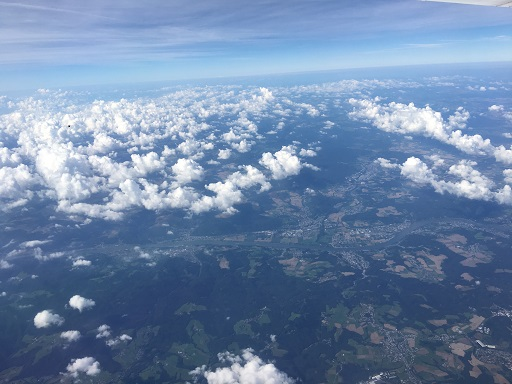
#> input picture PythonOpenCV/clouds.jpg, 512 x 384 px
$ python ISSUE5.py
#> lines starting #> are read from the running program, lines starting #| are printed output that depends on the picture
import cv2
import numpy as np

image = cv2.imread('clouds.jpg')
#> image is the input picture: shape (384, 512, 3); mean B, G, R 167.8, 134.4, 110.1
image = cv2.cvtColor(image, cv2.COLOR_BGR2HSV)
#> image: shape (384, 512, 3); mean H, S, V 107.3, 96.3, 167.8

increase = 255

v = image[:, :, 2]
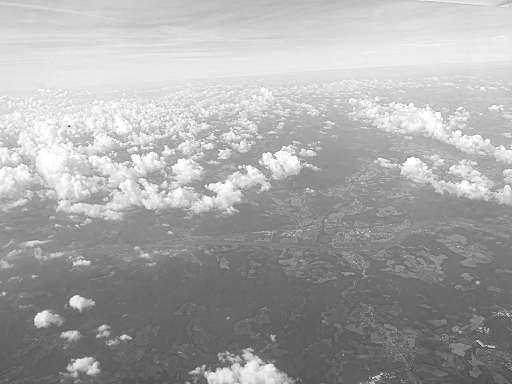
#> v: shape (384, 512); min 11, max 255, mean 167.8
v = np.where(v <= 255 - increase, v + increase, 255)
#> v: shape (384, 512); every value is 255
image[:, :, 2] = v
#> image: shape (384, 512, 3); mean H, S, V 107.3, 96.3, 255

image = cv2.cvtColor(image, cv2.COLOR_HSV2BGR)
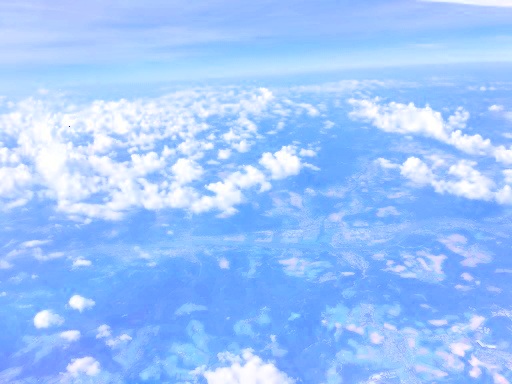
#> image: shape (384, 512, 3); mean B, G, R 255, 198.1, 158

cv2.imshow('Brightness', image)
cv2.waitKey(0)
cv2.destroyAllWindows()
